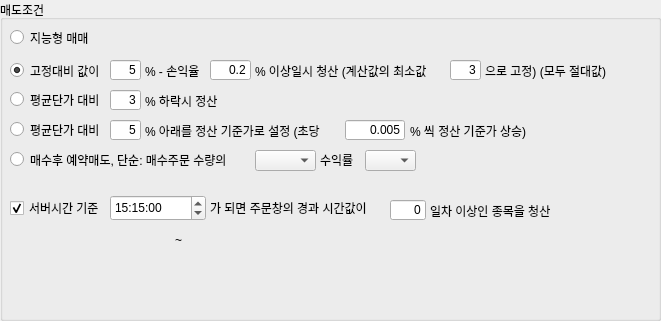
                       <widget class="QGroupBox" name="groupBox_2">
                        <property name="geometry">
                         <rect>
                          <x>300</x>
                          <y>365</y>
                          <width>661</width>
                          <height>321</height>
                         </rect>
                        </property>
                        <property name="title">
                         <string>매도조건</string>
                        </property>
                        <widget class="QRadioButton" name="radioButton">
                         <property name="geometry">
                          <rect>
                           <x>10</x>
                           <y>61</y>
                           <width>99</width>
                           <height>19</height>
                          </rect>
                         </property>
                         <property name="text">
                          <string>고정대비 값이</string>
                         </property>
                         <property name="checked">
                          <bool>true</bool>
                         </property>
                        </widget>
                        <widget class="QRadioButton" name="radioButton_2">
                         <property name="geometry">
                          <rect>
                           <x>10</x>
                           <y>90</y>
                           <width>99</width>
                           <height>19</height>
                          </rect>
                         </property>
                         <property name="text">
                          <string>평균단가 대비</string>
                         </property>
                        </widget>
                        <widget class="QRadioButton" name="radioButton_5">
                         <property name="geometry">
                          <rect>
                           <x>10</x>
                           <y>120</y>
                           <width>99</width>
                           <height>19</height>
                          </rect>
                         </property>
                         <property name="text">
                          <string>평균단가 대비</string>
                         </property>
                        </widget>
                        <widget class="QTimeEdit" name="timeEdit">
                         <property name="geometry">
                          <rect>
                           <x>110</x>
                           <y>195</y>
                           <width>96</width>
                           <height>26</height>
                          </rect>
                         </property>
                         <property name="font">
                          <font>
                           <pointsize>9</pointsize>
                          </font>
                         </property>
                         <property name="dateTime">
                          <datetime>
                           <hour>15</hour>
                           <minute>15</minute>
                           <second>0</second>
                           <year>2022</year>
                           <month>1</month>
                           <day>1</day>
                          </datetime>
                         </property>
                        </widget>
                        <widget class="QLineEdit" name="lineEdit_2">
                         <property name="geometry">
                          <rect>
                           <x>110</x>
                           <y>60</y>
                           <width>31</width>
                           <height>20</height>
                          </rect>
                         </property>
                         <property name="font">
                          <font>
                           <pointsize>9</pointsize>
                          </font>
                         </property>
                         <property name="text">
                          <string>5</string>
                         </property>
                         <property name="alignment">
                          <set>Qt::AlignRight|Qt::AlignTrailing|Qt::AlignVCenter</set>
                         </property>
                        </widget>
                        <widget class="QLineEdit" name="lineEdit_4">
                         <property name="geometry">
                          <rect>
                           <x>110</x>
                           <y>120</y>
                           <width>31</width>
                           <height>20</height>
                          </rect>
                         </property>
                         <property name="font">
                          <font>
                           <pointsize>9</pointsize>
                          </font>
                         </property>
                         <property name="text">
                          <string>5</string>
                         </property>
                         <property name="alignment">
                          <set>Qt::AlignRight|Qt::AlignTrailing|Qt::AlignVCenter</set>
                         </property>
                        </widget>
                        <widget class="QLineEdit" name="lineEdit_3">
                         <property name="geometry">
                          <rect>
                           <x>110</x>
                           <y>90</y>
                           <width>31</width>
                           <height>20</height>
                          </rect>
                         </property>
                         <property name="font">
                          <font>
                           <pointsize>9</pointsize>
                          </font>
                         </property>
                         <property name="text">
                          <string>3</string>
                         </property>
                         <property name="alignment">
                          <set>Qt::AlignRight|Qt::AlignTrailing|Qt::AlignVCenter</set>
                         </property>
                        </widget>
                        <widget class="QLabel" name="label_34">
                         <property name="geometry">
                          <rect>
                           <x>210</x>
                           <y>195</y>
                           <width>181</width>
                           <height>26</height>
                          </rect>
                         </property>
                         <property name="font">
                          <font>
                           <pointsize>9</pointsize>
                          </font>
                         </property>
                         <property name="text">
                          <string>가 되면 주문창의 경과 시간값이 </string>
                         </property>
                        </widget>
                        <widget class="QLabel" name="label_32">
                         <property name="geometry">
                          <rect>
                           <x>145</x>
                           <y>120</y>
                           <width>201</width>
                           <height>21</height>
                          </rect>
                         </property>
                         <property name="font">
                          <font>
                           <pointsize>9</pointsize>
                          </font>
                         </property>
                         <property name="text">
                          <string>% 아래를 정산 기준가로 설정 (초당</string>
                         </property>
                        </widget>
                        <widget class="QLabel" name="label_26">
                         <property name="geometry">
                          <rect>
                           <x>145</x>
                           <y>60</y>
                           <width>71</width>
                           <height>21</height>
                          </rect>
                         </property>
                         <property name="font">
                          <font>
                           <pointsize>9</pointsize>
                          </font>
                         </property>
                         <property name="text">
                          <string>% - 손익율</string>
                         </property>
                        </widget>
                        <widget class="QLabel" name="label_31">
                         <property name="geometry">
                          <rect>
                           <x>145</x>
                           <y>90</y>
                           <width>91</width>
                           <height>21</height>
                          </rect>
                         </property>
                         <property name="font">
                          <font>
                           <pointsize>9</pointsize>
                          </font>
                         </property>
                         <property name="text">
                          <string>% 하락시 정산</string>
                         </property>
                        </widget>
                        <widget class="QLabel" name="label_29">
                         <property name="geometry">
                          <rect>
                           <x>255</x>
                           <y>60</y>
                           <width>201</width>
                           <height>21</height>
                          </rect>
                         </property>
                         <property name="font">
                          <font>
                           <pointsize>9</pointsize>
                          </font>
                         </property>
                         <property name="text">
                          <string>% 이상일시 청산 (계산값의 최소값 </string>
                         </property>
                        </widget>
                        <widget class="QLineEdit" name="lineEdit_5">
                         <property name="geometry">
                          <rect>
                           <x>210</x>
                           <y>60</y>
                           <width>41</width>
                           <height>20</height>
                          </rect>
                         </property>
                         <property name="font">
                          <font>
                           <pointsize>9</pointsize>
                          </font>
                         </property>
                         <property name="text">
                          <string>0.2</string>
                         </property>
                         <property name="alignment">
                          <set>Qt::AlignRight|Qt::AlignTrailing|Qt::AlignVCenter</set>
                         </property>
                        </widget>
                        <widget class="QLineEdit" name="lineEdit_6">
                         <property name="geometry">
                          <rect>
                           <x>450</x>
                           <y>60</y>
                           <width>31</width>
                           <height>20</height>
                          </rect>
                         </property>
                         <property name="font">
                          <font>
                           <pointsize>9</pointsize>
                          </font>
                         </property>
                         <property name="text">
                          <string>3</string>
                         </property>
                         <property name="alignment">
                          <set>Qt::AlignRight|Qt::AlignTrailing|Qt::AlignVCenter</set>
                         </property>
                        </widget>
                        <widget class="QLineEdit" name="lineEdit_7">
                         <property name="geometry">
                          <rect>
                           <x>345</x>
                           <y>120</y>
                           <width>60</width>
                           <height>20</height>
                          </rect>
                         </property>
                         <property name="font">
                          <font>
                           <pointsize>9</pointsize>
                          </font>
                         </property>
                         <property name="text">
                          <string>0.005</string>
                         </property>
                         <property name="alignment">
                          <set>Qt::AlignRight|Qt::AlignTrailing|Qt::AlignVCenter</set>
                         </property>
                        </widget>
                        <widget class="QLabel" name="label_33">
                         <property name="geometry">
                          <rect>
                           <x>410</x>
                           <y>120</y>
                           <width>141</width>
                           <height>21</height>
                          </rect>
                         </property>
                         <property name="font">
                          <font>
                           <pointsize>9</pointsize>
                          </font>
                         </property>
                         <property name="text">
                          <string>% 씩 정산 기준가 상승)</string>
                         </property>
                        </widget>
                        <widget class="QLabel" name="label_35">
                         <property name="geometry">
                          <rect>
                           <x>430</x>
                           <y>200</y>
                           <width>146</width>
                           <height>21</height>
                          </rect>
                         </property>
                         <property name="font">
                          <font>
                           <pointsize>9</pointsize>
                          </font>
                         </property>
                         <property name="text">
                          <string>일차 이상인 종목을 청산</string>
                         </property>
                        </widget>
                        <widget class="QLineEdit" name="lineEdit_8">
                         <property name="geometry">
                          <rect>
                           <x>390</x>
                           <y>200</y>
                           <width>36</width>
                           <height>20</height>
                          </rect>
                         </property>
                         <property name="font">
                          <font>
                           <pointsize>9</pointsize>
                          </font>
                         </property>
                         <property name="text">
                          <string>0</string>
                         </property>
                         <property name="alignment">
                          <set>Qt::AlignRight|Qt::AlignTrailing|Qt::AlignVCenter</set>
                         </property>
                        </widget>
                        <widget class="QLabel" name="label_38">
                         <property name="geometry">
                          <rect>
                           <x>320</x>
                           <y>150</y>
                           <width>41</width>
                           <height>20</height>
                          </rect>
                         </property>
                         <property name="font">
                          <font>
                           <pointsize>9</pointsize>
                          </font>
                         </property>
                         <property name="text">
                          <string>수익률</string>
                         </property>
                        </widget>
                        <widget class="QComboBox" name="comboBox_21">
                         <property name="geometry">
                          <rect>
                           <x>365</x>
                           <y>150</y>
                           <width>51</width>
                           <height>21</height>
                          </rect>
                         </property>
                         <property name="font">
                          <font>
                           <pointsize>9</pointsize>
                          </font>
                         </property>
                        </widget>
                        <widget class="QComboBox" name="comboBox_20">
                         <property name="geometry">
                          <rect>
                           <x>255</x>
                           <y>150</y>
                           <width>61</width>
                           <height>21</height>
                          </rect>
                         </property>
                         <property name="font">
                          <font>
                           <pointsize>9</pointsize>
                          </font>
                         </property>
                        </widget>
                        <widget class="QRadioButton" name="radioButton_11">
                         <property name="geometry">
                          <rect>
                           <x>10</x>
                           <y>28</y>
                           <width>99</width>
                           <height>19</height>
                          </rect>
                         </property>
                         <property name="text">
                          <string>지능형 매매</string>
                         </property>
                        </widget>
                        <widget class="QLabel" name="label_30">
                         <property name="geometry">
                          <rect>
                           <x>485</x>
                           <y>60</y>
                           <width>141</width>
                           <height>21</height>
                          </rect>
                         </property>
                         <property name="font">
                          <font>
                           <pointsize>9</pointsize>
                          </font>
                         </property>
                         <property name="text">
                          <string>으로 고정) (모두 절대값)</string>
                         </property>
                        </widget>
                        <widget class="QCheckBox" name="checkBox">
                         <property name="geometry">
                          <rect>
                           <x>10</x>
                           <y>200</y>
                           <width>101</width>
                           <height>16</height>
                          </rect>
                         </property>
                         <property name="text">
                          <string>서버시간 기준</string>
                         </property>
                         <property name="checked">
                          <bool>true</bool>
                         </property>
                        </widget>
                        <widget class="QRadioButton" name="radioButton_6">
                         <property name="geometry">
                          <rect>
                           <x>10</x>
                           <y>150</y>
                           <width>251</width>
                           <height>19</height>
                          </rect>
                         </property>
                         <property name="text">
                          <string>매수후 예약매도, 단순: 매수주문 수량의</string>
                         </property>
                        </widget>
                        <widget class="QLabel" name="label_40">
                         <property name="geometry">
                          <rect>
                           <x>175</x>
                           <y>230</y>
                           <width>16</width>
                           <height>20</height>
                          </rect>
                         </property>
                         <property name="font">
                          <font>
                           <pointsize>9</pointsize>
                          </font>
                         </property>
                         <property name="text">
                          <string>~</string>
                         </property>
                        </widget>
                       </widget>
